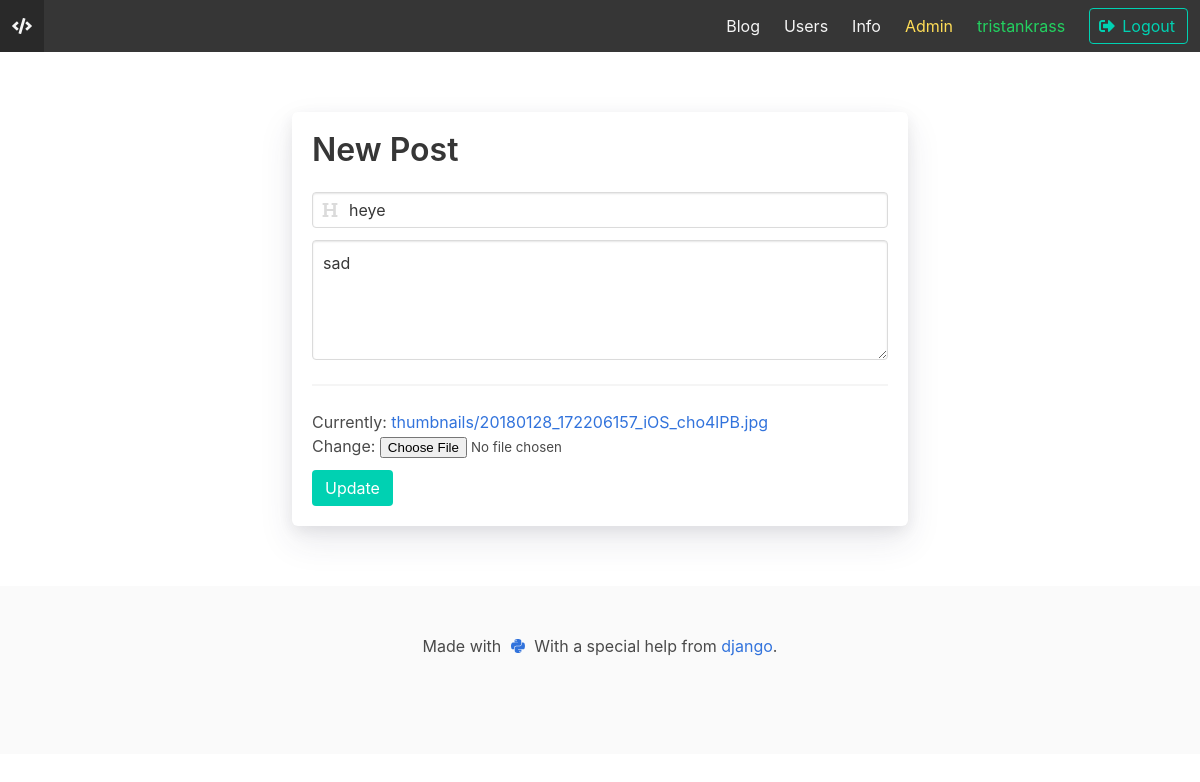
/post/53/update (signed in), run on an earlier commit of the app's database.
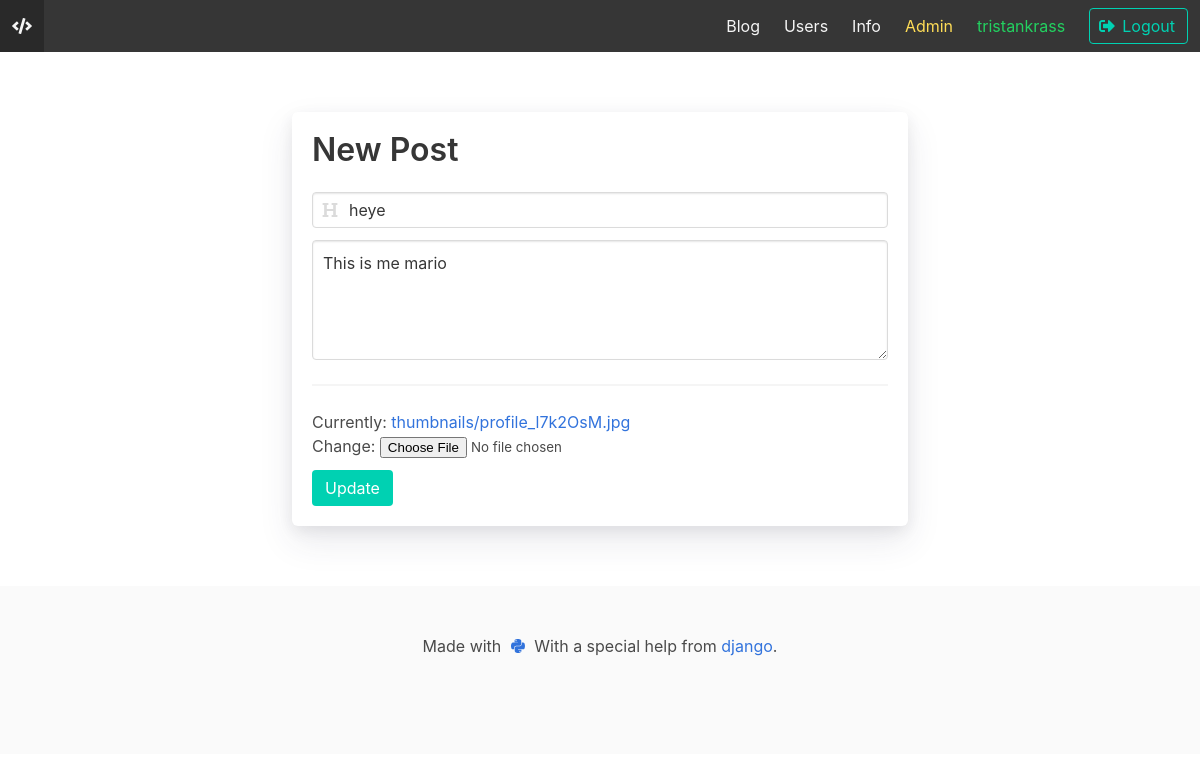
And on a later commit of the database.
### blog/models.py (models this page shows, shortened)
class Post(models.Model):
    id = HashidAutoField(primary_key=True, alphabet=ascii_lowercase + digits)
    title = models.CharField(_('title'), max_length=255)
    author = models.ForeignKey(User, on_delete=models.CASCADE, verbose_name=_('author'), related_name='authors')
    body = models.TextField(_('body'), blank=True)
    created_timestamp = models.DateTimeField(_('created timestamp'), auto_now_add=True)
    thumbnail = models.ImageField(default='mainBlog.png', upload_to='thumbnails/')
    def is_author(self, user: User):
        return user == self.author
    class Meta:
        ordering = ('-created_timestamp',)

### blog/views.py (the view, shortened to what this page needs)
# urls.py: path('post/<pk>/update', views.PostUpdateView.as_view(), name='post_update'),
class PostUpdateView(LoginRequiredMixin, UserPassesTestMixin, UpdateView):
    model = Post
    template_name = 'blog/post_update.html'
    fields = ('title', 'body', 'thumbnail')
    context_object_name = 'blog_post'
    def test_func(self):
        return self.get_object().is_author(self.request.user) or self.request.user.is_superuser

### templates/blog/post_update.html (shortened to what this page needs)
{% extends "base.html" %}
{% load i18n %}
{% block content %}
    <div class="column is-8 is-offset-2">
        <div class="box has-box-shadow">
            <h1 class="title">{% trans "New Post" %}</h1>
            <form method="post" action="" enctype="multipart/form-data">
                <div class="field">
                    <p class="control has-icons-left">
                        <input name="title" value="{{ blog_post.title }}" class="input" type="text"
                               placeholder="Title" autofocus required>
                        <span class="icon is-small is-left"></span>
                    </p>
                </div>
                <div class="field">
                     <textarea name="body" class="textarea"
                               placeholder="Write the post body here ..."
                               required>{{ blog_post.body }}</textarea>
                </div>
                <hr>
                <div class="field">
                    {{ form.thumbnail }}
                </div>
                <button class="button is-primary" type="submit">{% trans "Update" %}</button>
            </form>
        </div>
    </div>
{% endblock %}

What changed in the data, as far as the page shows it:
changed Post "heye": body "sad" → "This is me mario"
Also different on the page:
text no longer shown: "Currently: thumbnails/20180128_172206157_iOS_cho4lPB.jpg Change:"
text now shown: "Currently: thumbnails/profile_l7k2OsM.jpg Change:"
